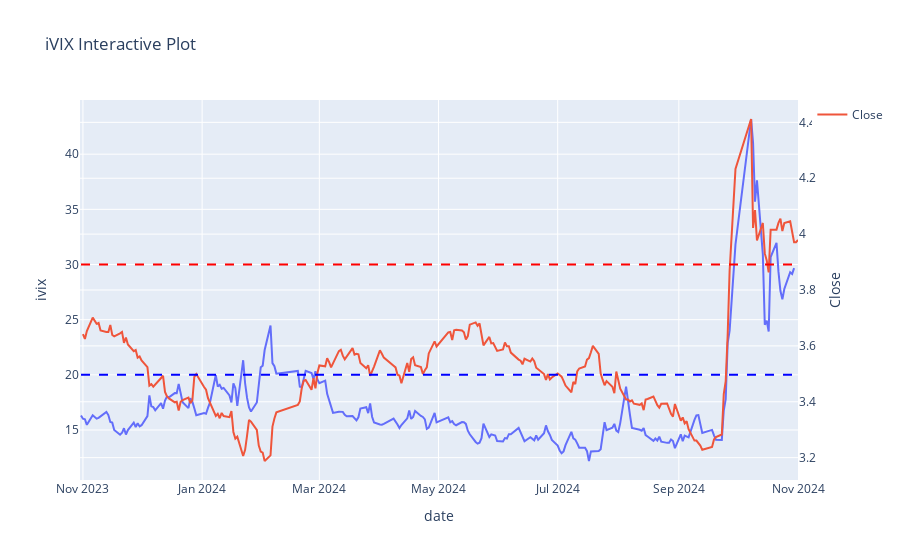

Notebook code for this chart:
### Code cell
import plotly.express as px
import plotly.graph_objects as go

my_ivix['year'] = my_ivix['date'].apply(lambda x:x.year)
fig = px.line(
    my_ivix, 
    x='date', 
    y='ivix', 
    title='iVIX Interactive Plot'
)
fig.add_trace(
    go.Scatter(
        x=my_bar['date'],
        y=my_bar['close'],
        mode='lines',
        name='Close',
        yaxis='y2'
    )
)

fig.update_layout(
    yaxis2=dict(
        title='Close',
        overlaying='y',
        side='right'
    )
)

# 添加 value=30 的横线
fig.add_shape(
    type='line',
    x0=my_ivix['date'].min(),
    y0=30,
    x1=my_ivix['date'].max(),
    y1=30,
    line=dict(color='Red', dash='dash'),
)

# 添加 value=20 的横线
fig.add_shape(
    type='line',
    x0=my_ivix['date'].min(),
    y0=20,
    x1=my_ivix['date'].max(),
    y1=20,
    line=dict(color='Blue', dash='dash'),
)

# 显示图表
fig.show()

### Figure 1 — Plotly figure (JSON) as saved in the notebook; plotly's stock layout.template omitted (floating-point values rounded to 4 significant figures; data arrays with more than 128 entries replaced by an {"elided": "..."} marker saying what was removed)
{"data": [{"hovertemplate": "date=%{x}<br>ivix=%{y}<extra></extra>", "legendgroup": "", "line": {"color": "#636efa", "dash": "solid"}, "marker": {"symbol": "circle"}, "mode": "lines", "name": "", "orientation": "v", "showlegend": false, "type": "scatter", "x": {"elided": "242 str values"}, "xaxis": "x", "y": {"elided": "242 float values"}, "yaxis": "y"}, {"mode": "lines", "name": "Close", "type": "scatter", "x": {"elided": "243 str values"}, "y": {"elided": "243 float values"}, "yaxis": "y2"}], "layout": {"legend": {"tracegroupgap": 0}, "shapes": [{"line": {"color": "Red", "dash": "dash"}, "type": "line", "x0": "2023-10-31T00:00:00", "x1": "2024-10-30T00:00:00", "y0": 30, "y1": 30}, {"line": {"color": "Blue", "dash": "dash"}, "type": "line", "x0": "2023-10-31T00:00:00", "x1": "2024-10-30T00:00:00", "y0": 20, "y1": 20}], "title": {"text": "iVIX Interactive Plot"}, "xaxis": {"anchor": "y", "domain": [0, 1], "title": {"text": "date"}}, "yaxis": {"anchor": "x", "domain": [0, 1], "title": {"text": "ivix"}}, "yaxis2": {"overlaying": "y", "side": "right", "title": {"text": "Close"}}}}
